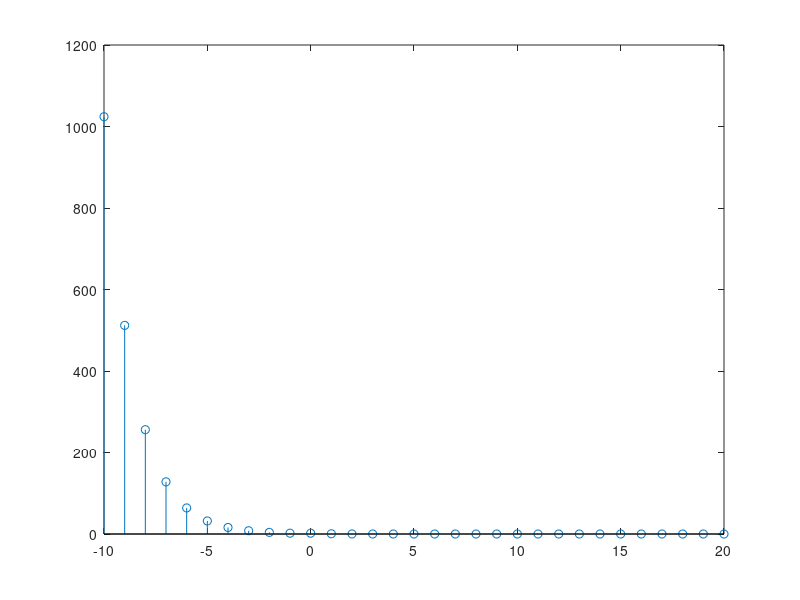

MATLAB code for this plot:
function B3
clc;clear all;close all;
n1 = -10 ; 
n2 = 20 ; 
n = n1:n2;
a = 1/5 ; 
b = 1/3 ; 
c = 1/2 ;
function [x,n] = stepseq(n0,n1,n2)
% Generates x(n) = u(n-n0); n1 <= n <= n2
% ------------------------------------------
% [x,n] = stepseq(n0,n1,n2)
%
n = [n1:n2]; x = [(n-n0) >= 0];
end
[x,n] = stepseq(0,n1,n2);
x1 = (a.^n).*x ; 
x2 = (b.^n).*x ;
x3 = (c.^n).*[ones(1,abs(n1)) zeros(1,abs(n2)+1)];

y = x1+x2+x3 ;      
stem(n,y);
end